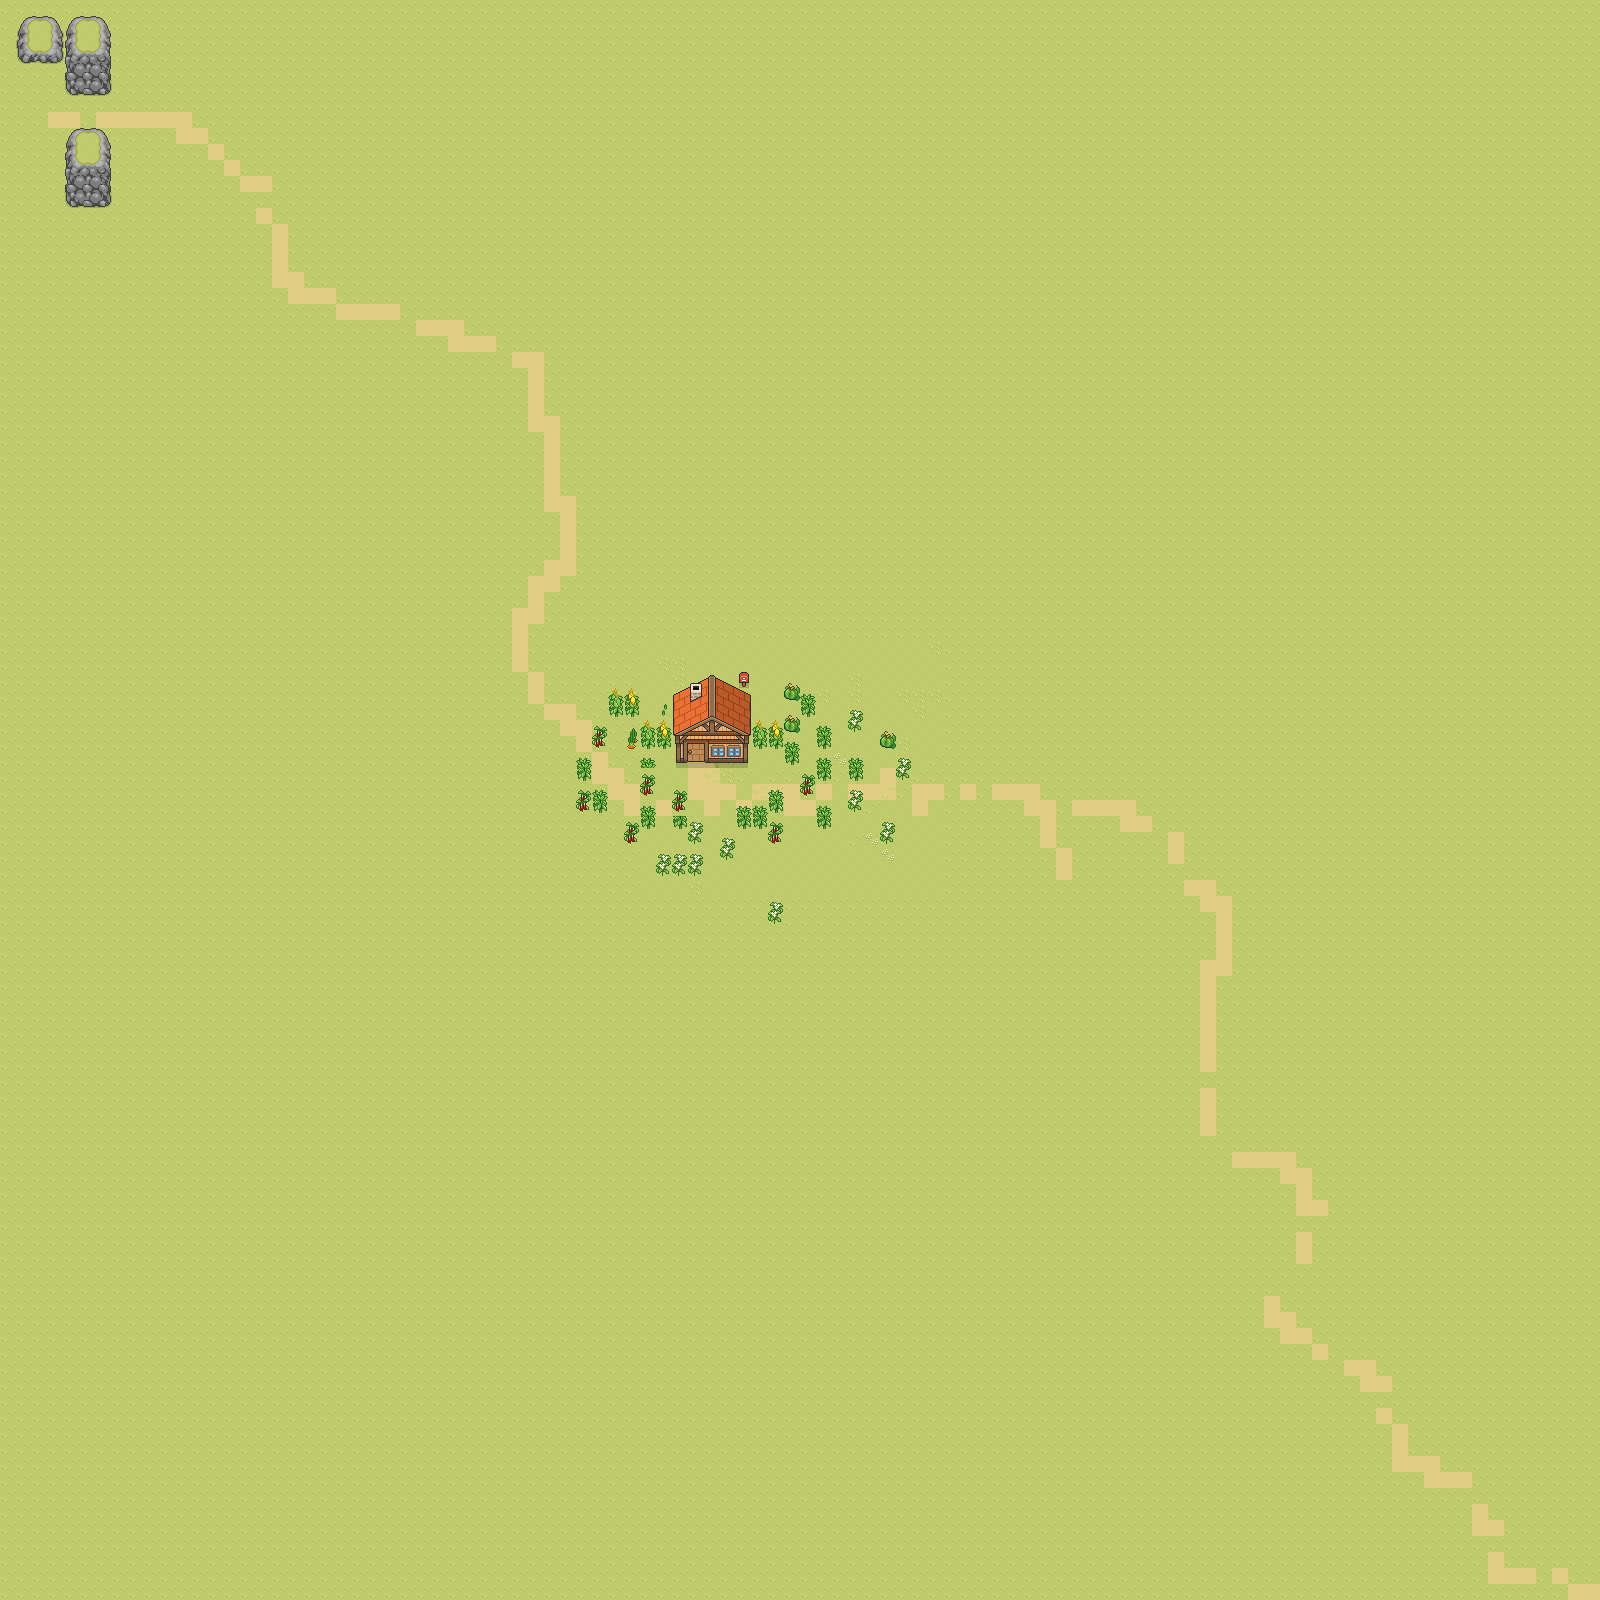

A 2D game scene composited from a Tiled map and its tileset images. What follows is a short description and the map's XML, with each tile layer's data collapsed to a summary:
An orthogonal 100x100 tile map with 16x16 px tiles, 4 tile layers (Dirty, Grass, Casa, Tile Layer 4), 7 tilesets.

<map version="1.8" tiledversion="1.8.2" orientation="orthogonal" renderorder="right-down" width="100" height="100" tilewidth="16" tileheight="16" infinite="0" nextlayerid="10" nextobjectid="19">
 <tileset firstgid="1" name="SpringTL" tilewidth="16" tileheight="16" tilecount="256" columns="16">
  <image source="../tilesets/vectoraith_tileset_farmingsims_terrain_spring_expanded_reshade.png" width="256" height="256" />
 </tileset>
 <tileset firstgid="257" name="WinterTL" tilewidth="16" tileheight="16" tilecount="256" columns="16">
  <image source="../tilesets/vectoraith_tileset_farmingsims_terrain_winter_expanded_reshade.png" width="256" height="256" />
 </tileset>
 <tileset firstgid="513" name="SummerTL" tilewidth="16" tileheight="16" tilecount="256" columns="16">
  <image source="../tilesets/vectoraith_tileset_farmingsims_terrain_summer_expanded_reshade.png" width="256" height="256" />
 </tileset>
 <tileset firstgid="769" name="Outono" tilewidth="16" tileheight="16" tilecount="256" columns="16">
  <image source="../tilesets/vectoraith_tileset_farmingsims_terrain_fall_expanded_reshade.png" width="256" height="256" />
 </tileset>
 <tileset firstgid="1025" name="Building" tilewidth="16" tileheight="16" tilecount="256" columns="16">
  <image source="../tilesets/vectoraith_tileset_farmingsims_buildings_reshade.png" width="256" height="256" />
 </tileset>
 <tileset firstgid="1281" name="Orcard" tilewidth="16" tileheight="16" tilecount="256" columns="16">
  <image source="../tilesets/vectoraith_tileset_farmingsims_orchard_reshade.png" width="256" height="256" />
 </tileset>
 <tileset firstgid="1537" name="Crops" tilewidth="16" tileheight="16" tilecount="256" columns="16">
  <image source="../tilesets/vectoraith_tileset_farmingsims_crops_dense_summer_reshade.png" width="256" height="256" />
 </tileset>
 <layer id="4" name="Dirty" width="100" height="100">
  <data>[10000 cells, 400 non-empty, 1 distinct tile ids]</data>
 </layer>
 <layer id="5" name="Grass" width="100" height="100">
  <data>[10000 cells, 10000 non-empty, 10 distinct tile ids]</data>
 </layer>
 <layer id="8" name="Casa" width="100" height="100">
  <data>[10000 cells, 302 non-empty, 71 distinct tile ids]</data>
 </layer>
 <layer id="9" name="Tile Layer 4" width="100" height="100" tintcolor="#f6d32d">
  <data>[10000 cells, 0 non-empty, 0 distinct tile ids]</data>
 </layer>
</map>
